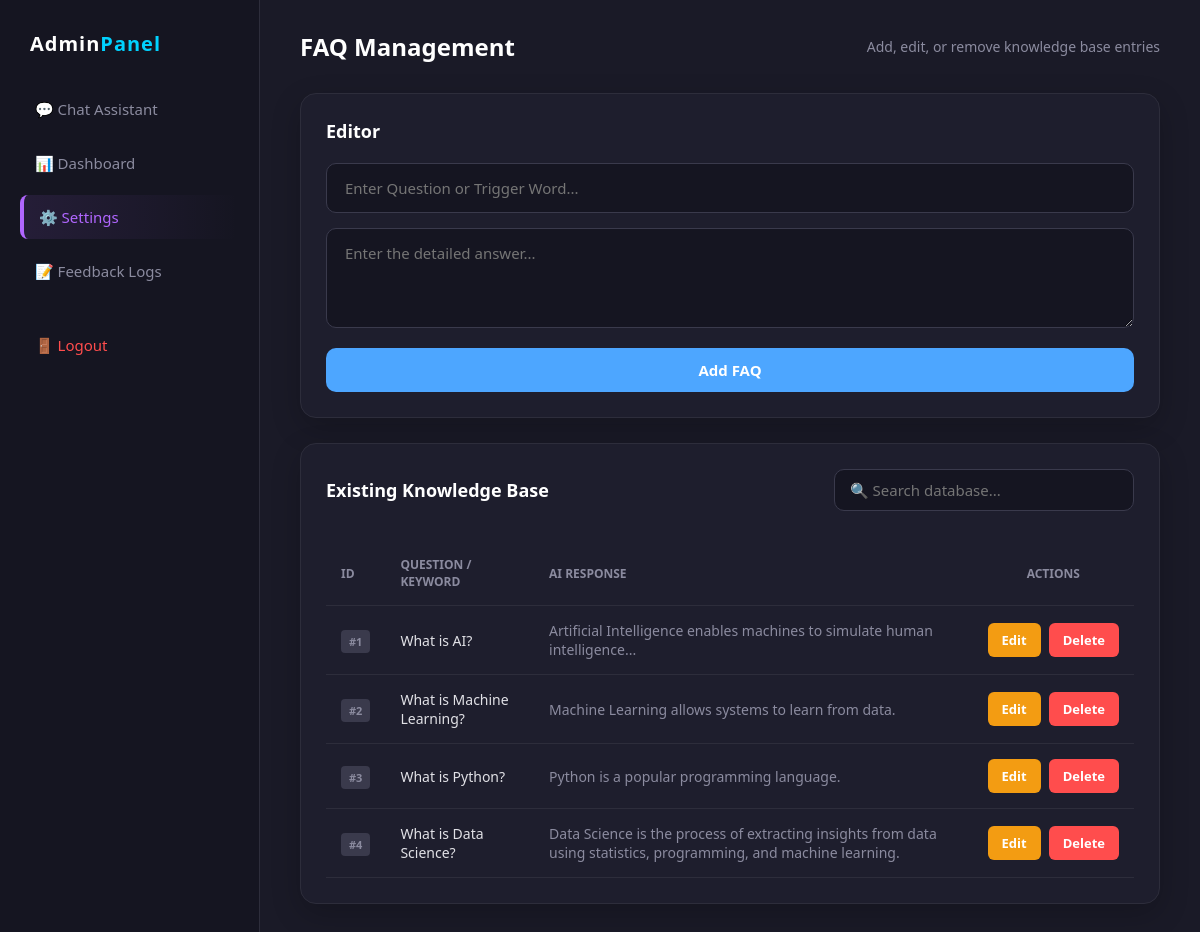
The page /admin on the database its author committed.
### tables this page shows
CREATE TABLE faq(
id INTEGER PRIMARY KEY AUTOINCREMENT,
question TEXT,
answer TEXT
);

### app.py (the view)
@app.route("/admin")
def admin():
    conn = sqlite3.connect("database/faq.db")
    cursor = conn.cursor()
    cursor.execute("SELECT * FROM faq")
    faqs = cursor.fetchall()
    conn.close()
    return render_template(
        "admin.html",
        faqs=faqs
    )

### templates/admin.html (shortened to what this page needs)
<!DOCTYPE html>
<html lang="en">
<head>
</head>
<body>
    <div class="dashboard-wrapper">
        <aside class="sidebar">
            <h2>Admin<span style="color: #00d2ff;">Panel</span></h2>
            <nav class="nav-menu">
                <a href="/">💬 Chat Assistant</a>
                <a href="/dashboard">📊 Dashboard</a>
                <a href="/admin" class="active">⚙️ Settings</a>
                <a href="/feedback-logs">📝 Feedback Logs</a>
                <a href="/logout" style="margin-top: 20px; color: #ff4d4d;">🚪 Logout</a>
            </nav>
        </aside>
        <main class="main-content">
            <div class="header-top">
                <h1>FAQ Management</h1>
                <div style="color: #8b8b9f; font-size: 14px;">Add, edit, or remove knowledge base entries</div>
            </div>
            <div class="panel">
                <h3>Editor</h3>
                <form id="faqForm" method="POST" action="/add_faq" style="text-align: left;">
                    <div style="margin-bottom: 15px;">
                        <input type="text" name="question" id="questionInput" class="theme-input" placeholder="Enter Question or Trigger Word..." required>
                    </div>
                    <div style="margin-bottom: 15px;">
                        <textarea name="answer" id="answerInput" class="theme-input" placeholder="Enter the detailed answer..." required style="resize: vertical; min-height: 100px; font-family: inherit;"></textarea>
                    </div>
                    <div style="display: flex; gap: 15px;">
                        <button type="submit" id="submitBtn" class="btn-main" style="flex: 1;">Add FAQ</button>
                    </div>
                </form>
            </div>
            <div class="panel">
                <div style="display: flex; justify-content: space-between; align-items: center; margin-bottom: 20px;">
                    <h3 style="margin: 0;">Existing Knowledge Base</h3>
                    <input type="text" id="searchInput" onkeyup="filterTable()" class="theme-input" placeholder="🔍 Search database..." style="width: 300px; padding: 10px 15px;">
                </div>
                <div style="overflow-x: auto;">
                    <table id="faqTable">
                        <tr>
                            <th>ID</th>
                            <th>Question / Keyword</th>
                            <th>AI Response</th>
                            <th style="text-align: center;">Actions</th>
                        </tr>
                        {% for faq in faqs %}
                        <tr>
                            <td><span class="badge">#{{ faq[0] }}</span></td>
                            <td style="font-weight: 500;">{{ faq[1] }}</td>
                            <td style="color: #8b8b9f;">{{ faq[2] }}</td>
                            <td>
                                <div class="action-btns-container">
                                    <button type="button" onclick="editFaq(this)" class="btn-action btn-edit">Edit</button>
                                    <form action="/delete_faq/{{ faq[0] }}" method="POST" style="margin: 0;">
                                        <button type="submit" class="btn-action btn-delete">Delete</button>
                                    </form>
                                </div>
                            </td>
                        </tr>
                        {% endfor %}
                    </table>
                </div>
            </div>
        </main>
    </div>
</body>
</html>

### templates/admin.html (style rules this page uses)
* { box-sizing: border-box; margin: 0; padding: 0; font-family: 'Segoe UI', Tahoma, Geneva, Verdana, sans-serif; }
body { background-color: #1a1a27 !important; color: #fff !important; display: flex; height: 100vh; overflow: hidden; }
.dashboard-wrapper { display: flex; width: 100%; height: 100vh; }
.sidebar { width: 260px; background-color: #151521; padding: 30px 20px; display: flex; flex-direction: column; gap: 30px; border-right: 1px solid #2d2d3b; flex-shrink: 0; }
.sidebar h2 { color: #fff; font-size: 20px; padding-left: 10px; letter-spacing: 1px; }
.nav-menu { display: flex; flex-direction: column; gap: 10px; }
.nav-menu a { text-decoration: none; color: #8b8b9f; padding: 12px 15px; border-radius: 8px; font-size: 15px; font-weight: 500; transition: all 0.3s ease; display: flex; align-items: center; gap: 10px; }
.nav-menu a.active { background: linear-gradient(90deg, rgba(176,102,254,0.1) 0%, transparent 100%); color: #b066fe; border-left: 4px solid #b066fe; }
.main-content { flex: 1; padding: 30px 40px; background-color: #1a1a27; overflow-y: auto; }
.header-top { margin-bottom: 30px; display: flex; justify-content: space-between; align-items: center; }
.header-top h1 { font-size: 24px; font-weight: 600; }
.panel { background-color: #1e1e2d; border-radius: 16px; padding: 25px; box-shadow: 0 10px 30px rgba(0,0,0,0.2); border: 1px solid #2d2d3b; margin-bottom: 25px; }
.panel h3 { font-size: 18px; color: #fff; margin-bottom: 20px; font-weight: 600; }
.theme-input { width: 100%; padding: 14px 18px; border-radius: 10px; border: 1px solid #3a3a4c; background: #151521; color: white; font-size: 15px; transition: 0.3s; }
.btn-main { padding: 12px 20px; border-radius: 10px; font-weight: bold; cursor: pointer; border: none; color: white; font-size: 15px; transition: 0.3s; background-color: #4da6ff; }
table { width: 100%; border-collapse: collapse; margin-top: 10px; }
th { text-align: left; padding: 15px; color: #8b8b9f; font-size: 12px; text-transform: uppercase; border-bottom: 1px solid #2d2d3b; }
td { padding: 15px; color: #e1e1e6; font-size: 14px; border-bottom: 1px solid #2d2d3b; }
.badge { background: #3a3a4c; padding: 4px 8px; border-radius: 4px; font-size: 11px; font-weight: bold; color: #8b8b9f; }
.action-btns-container { display: flex; gap: 8px; justify-content: center; }
.btn-action { padding: 8px 14px; border-radius: 6px; font-size: 13px; font-weight: bold; cursor: pointer; border: none; color: white; transition: 0.2s; }
.btn-edit { background-color: #f39c12; }
.btn-delete { background-color: #ff4d4d; }

### rows shown on the page
faq: id "1", question "What is AI?", answer "Artificial Intelligence enables machines to simulate human intelligence..."
faq: id "2", question "What is Machine Learning?", answer "Machine Learning allows systems to learn from data."
faq: id "3", question "What is Python?", answer "Python is a popular programming language."
faq: id "4", question "What is Data Science?", answer "Data Science is the process of extracting insights from data using statistics, programming, and machine learning."
